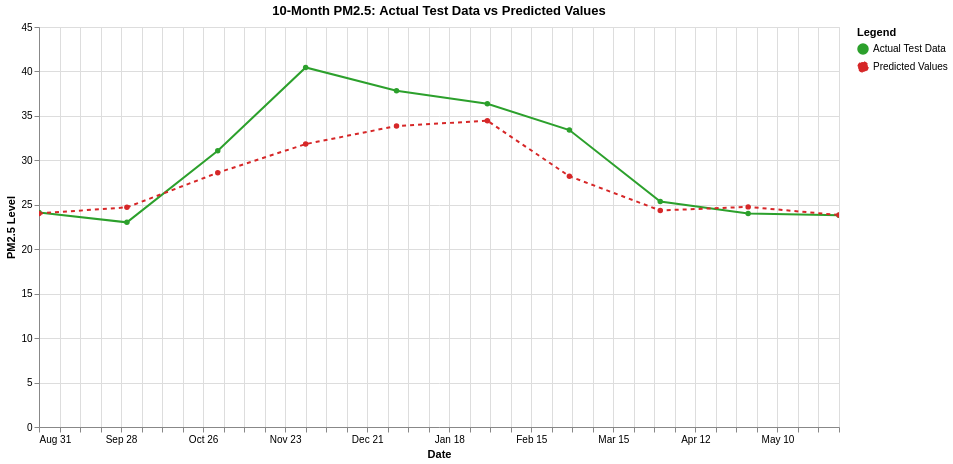

The notebook cell saved with this chart:
### Code cell
test_df = pd.DataFrame({
    'time': test.index,
    'pm2_5': np.asarray(test['pm2_5'] if 'pm2_5' in test else test).flatten(),
    'Type': 'Actual Test Data'
})

# 2. Structure the forecast data safely using .flatten()
forecast_df = pd.DataFrame({
    'time': test.index,
    'pm2_5': np.asarray(forecast).flatten(),
    'Type': 'Predicted Values'
})

# 3. Combine them into a single long-format DataFrame
plot_df = pd.concat([test_df, forecast_df], ignore_index=True)

# 4. Generate the Test vs Prediction Altair Chart
alt.data_transformers.disable_max_rows()

chart = alt.Chart(plot_df).mark_line(point=True).encode(
    x=alt.X('time:T', title='Date'),
    y=alt.Y('pm2_5:Q', title='PM2.5 Level'),
    color=alt.Color('Type:N', title='Legend', scale=alt.Scale(
        domain=['Actual Test Data', 'Predicted Values'],
        range=['#2ca02c', '#d62728']  # Green for Actual Test, Red for Predictions
    )),
    strokeDash=alt.StrokeDash('Type:N', scale=alt.Scale(
        domain=['Actual Test Data', 'Predicted Values'],
        range=[[0], [4, 4]]  # Solid line for actual test, dashed line for predictions
    )),
    tooltip=[alt.Tooltip('time:T', title='Date'), alt.Tooltip('pm2_5:Q', title='PM2.5')]
).properties(
    title='10-Month PM2.5: Actual Test Data vs Predicted Values',
    width=800,
    height=400
).interactive()

chart

### Figure 1 — Vega-Lite specification as saved in the notebook (floating-point values rounded to 4 significant figures)
{"config": {"view": {"continuousWidth": 300, "continuousHeight": 300}}, "data": {"name": "data-0b70e6106b36550f1ea49bd0af6d3065"}, "mark": {"type": "line", "point": true}, "encoding": {"color": {"field": "Type", "scale": {"domain": ["Actual Test Data", "Predicted Values"], "range": ["#2ca02c", "#d62728"]}, "title": "Legend", "type": "nominal"}, "strokeDash": {"field": "Type", "scale": {"domain": ["Actual Test Data", "Predicted Values"], "range": [[0], [4, 4]]}, "type": "nominal"}, "tooltip": [{"field": "time", "title": "Date", "type": "temporal"}, {"field": "pm2_5", "title": "PM2.5", "type": "quantitative"}], "x": {"field": "time", "title": "Date", "type": "temporal"}, "y": {"field": "pm2_5", "title": "PM2.5 Level", "type": "quantitative"}}, "height": 400, "params": [{"name": "param_16", "select": {"type": "interval", "encodings": ["x", "y"]}, "bind": "scales"}], "title": "10-Month PM2.5: Actual Test Data vs Predicted Values", "width": 800, "$schema": "https://vega.github.io/schema/vega-lite/v5.20.1.json", "datasets": {"data-0b70e6106b36550f1ea49bd0af6d3065": [{"time": "2025-08-31T00:00:00", "pm2_5": 24.14, "Type": "Actual Test Data"}, {"time": "2025-09-30T00:00:00", "pm2_5": 23.02, "Type": "Actual Test Data"}, {"time": "2025-10-31T00:00:00", "pm2_5": 31.07, "Type": "Actual Test Data"}, {"time": "2025-11-30T00:00:00", "pm2_5": 40.45, "Type": "Actual Test Data"}, {"time": "2025-12-31T00:00:00", "pm2_5": 37.83, "Type": "Actual Test Data"}, {"time": "2026-01-31T00:00:00", "pm2_5": 36.35, "Type": "Actual Test Data"}, {"time": "2026-02-28T00:00:00", "pm2_5": 33.4, "Type": "Actual Test Data"}, {"time": "2026-03-31T00:00:00", "pm2_5": 25.36, "Type": "Actual Test Data"}, {"time": "2026-04-30T00:00:00", "pm2_5": 24.03, "Type": "Actual Test Data"}, {"time": "2026-05-31T00:00:00", "pm2_5": 23.82, "Type": "Actual Test Data"}, {"time": "2025-08-31T00:00:00", "pm2_5": 24.03, "Type": "Predicted Values"}, {"time": "2025-09-30T00:00:00", "pm2_5": 24.71, "Type": "Predicted Values"}, {"time": "2025-10-31T00:00:00", "pm2_5": 28.61, "Type": "Predicted Values"}, {"time": "2025-11-30T00:00:00", "pm2_5": 31.83, "Type": "Predicted Values"}, {"time": "2025-12-31T00:00:00", "pm2_5": 33.86, "Type": "Predicted Values"}, {"time": "2026-01-31T00:00:00", "pm2_5": 34.46, "Type": "Predicted Values"}, {"time": "2026-02-28T00:00:00", "pm2_5": 28.21, "Type": "Predicted Values"}, {"time": "2026-03-31T00:00:00", "pm2_5": 24.36, "Type": "Predicted Values"}, {"time": "2026-04-30T00:00:00", "pm2_5": 24.76, "Type": "Predicted Values"}, {"time": "2026-05-31T00:00:00", "pm2_5": 23.85, "Type": "Predicted Values"}]}}
